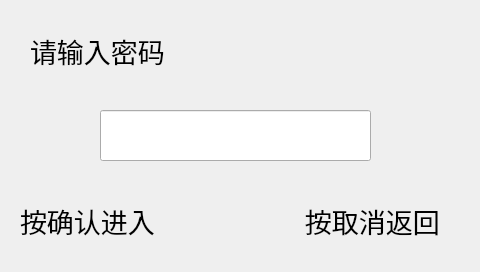
<?xml version="1.0" encoding="UTF-8"?>
<ui version="4.0">
 <class>Dialog_warrant</class>
 <widget class="QDialog" name="Dialog_warrant">
  <property name="geometry">
   <rect>
    <x>0</x>
    <y>0</y>
    <width>480</width>
    <height>272</height>
   </rect>
  </property>
  <property name="windowTitle">
   <string>Dialog</string>
  </property>
  <widget class="QLabel" name="label_login">
   <property name="geometry">
    <rect>
     <x>30</x>
     <y>30</y>
     <width>181</width>
     <height>41</height>
    </rect>
   </property>
   <property name="font">
    <font>
     <pointsize>20</pointsize>
    </font>
   </property>
   <property name="text">
    <string>请输入密码</string>
   </property>
  </widget>
  <widget class="QLabel" name="label_login_2">
   <property name="geometry">
    <rect>
     <x>20</x>
     <y>200</y>
     <width>441</width>
     <height>41</height>
    </rect>
   </property>
   <property name="font">
    <font>
     <pointsize>20</pointsize>
    </font>
   </property>
   <property name="text">
    <string>按确认进入                    按取消返回</string>
   </property>
  </widget>
  <widget class="QLineEdit" name="textEdit_passwd">
   <property name="geometry">
    <rect>
     <x>100</x>
     <y>110</y>
     <width>271</width>
     <height>51</height>
    </rect>
   </property>
  </widget>
 </widget>
 <resources/>
 <connections/>
</ui>
